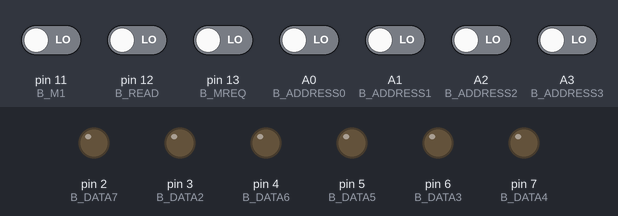
Simulated run of this sketch. Board: Arduino Uno, built with avr-gcc and run on an emulated ATmega328P. Shown: output pins drawn as LEDs (lit = HIGH). Inputs (shaded band) come from the test bench; at power-on: A0 (B_ADDRESS0), A1 (B_ADDRESS1), A2 (B_ADDRESS2), A3 (B_ADDRESS3), pin 11 (B_M1), pin 12 (B_READ), pin 13 (B_MREQ) LOW. Pins used as bus, display or sensor lines are not drawn; what the sketch prints to the serial monitor is not drawn.

Above: at 0.1 s.
At 0.5 s:
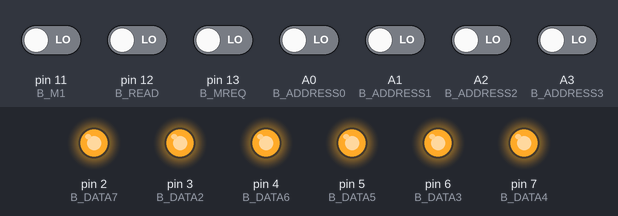
Timing chart, 0 to 2.0 s (numbered marks = the images above):
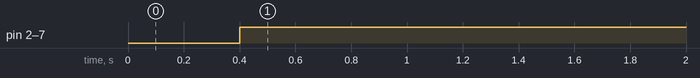

Measured:
- by itself, pin 2 (B_DATA7), pin 3 (B_DATA2), pin 4 (B_DATA6), pin 5 (B_DATA5), pin 6 (B_DATA3), pin 7 (B_DATA4): LOW → HIGH at 0.40 s

The sketch:

test_z80_03.ino
```cpp
//fournit clock et reset
// lit l'adresse demandée

#define CLKDELAY 40

// pins adresse
#define B_ADDRESS0 A0
#define B_ADDRESS1 A1
#define B_ADDRESS2 A2
#define B_ADDRESS3 A3
#define B_ADDRESS4 A4

// pins data
#define B_DATA0 1
#define B_DATA1 0
#define B_DATA2 3
#define B_DATA3 6
#define B_DATA4 7
#define B_DATA5 5
#define B_DATA6 4
#define B_DATA7 2


//pins signaux contrôle OUT
#define B_MREQ 13
#define B_READ 12
#define B_M1 11

//pins signaux contrôle IN
#define B_CLOCK 10
#define B_RESET 9


//impulsion clock
void doClock(unsigned int n){
  for(int i=0;i<n;i++){
    digitalWrite(B_CLOCK,HIGH);
    delay(CLKDELAY);
    digitalWrite(B_CLOCK,LOW);
    delay(CLKDELAY);
  }

  }

// reset
void doReset(){
  Serial.begin(9600);
  digitalWrite(B_RESET,LOW);
  doClock(5);
  digitalWrite(B_RESET,HIGH);
  }

void setup() {
  // put your setup code here, to run once:
  pinMode(B_CLOCK,OUTPUT);
  pinMode(B_RESET,OUTPUT);

  pinMode(B_DATA0,OUTPUT);
  pinMode(B_DATA1,OUTPUT);
  pinMode(B_DATA2,OUTPUT);
  pinMode(B_DATA3,OUTPUT);
  pinMode(B_DATA4,OUTPUT);
  pinMode(B_DATA5,OUTPUT);
  pinMode(B_DATA6,OUTPUT);
  pinMode(B_DATA7,OUTPUT);


  pinMode(B_MREQ,INPUT);
  pinMode(B_READ,INPUT);
  pinMode(B_M1,INPUT);


  doReset();

}

void readAddress(){
  Serial.print("Address bus : ");
  Serial.print("XXXX");
  Serial.print(digitalRead(B_ADDRESS3));
  Serial.print(digitalRead(B_ADDRESS2));
  Serial.print(digitalRead(B_ADDRESS1));
  Serial.println(digitalRead(B_ADDRESS0));

  }

void readSignals(){
  Serial.println("Control signals");
  Serial.print("MREQ :");
  Serial.print(digitalRead(B_MREQ));
  Serial.print(" - ");
  Serial.print("READ :");
  Serial.print(digitalRead(B_READ));
  Serial.print(" - ");
  Serial.print("M1 :");
  Serial.println(digitalRead(B_M1));

  }

void doInstruction(){
  digitalWrite(B_DATA0,1);
  digitalWrite(B_DATA1,1);
  digitalWrite(B_DATA2,1);
  digitalWrite(B_DATA3,1);
  digitalWrite(B_DATA4,1);
  digitalWrite(B_DATA5,1);
  digitalWrite(B_DATA6,1);
  digitalWrite(B_DATA7,1);

  }

// boucle principale
void loop() {
  doInstruction();
  doClock(1);
  readSignals();
  readAddress();


}
```
